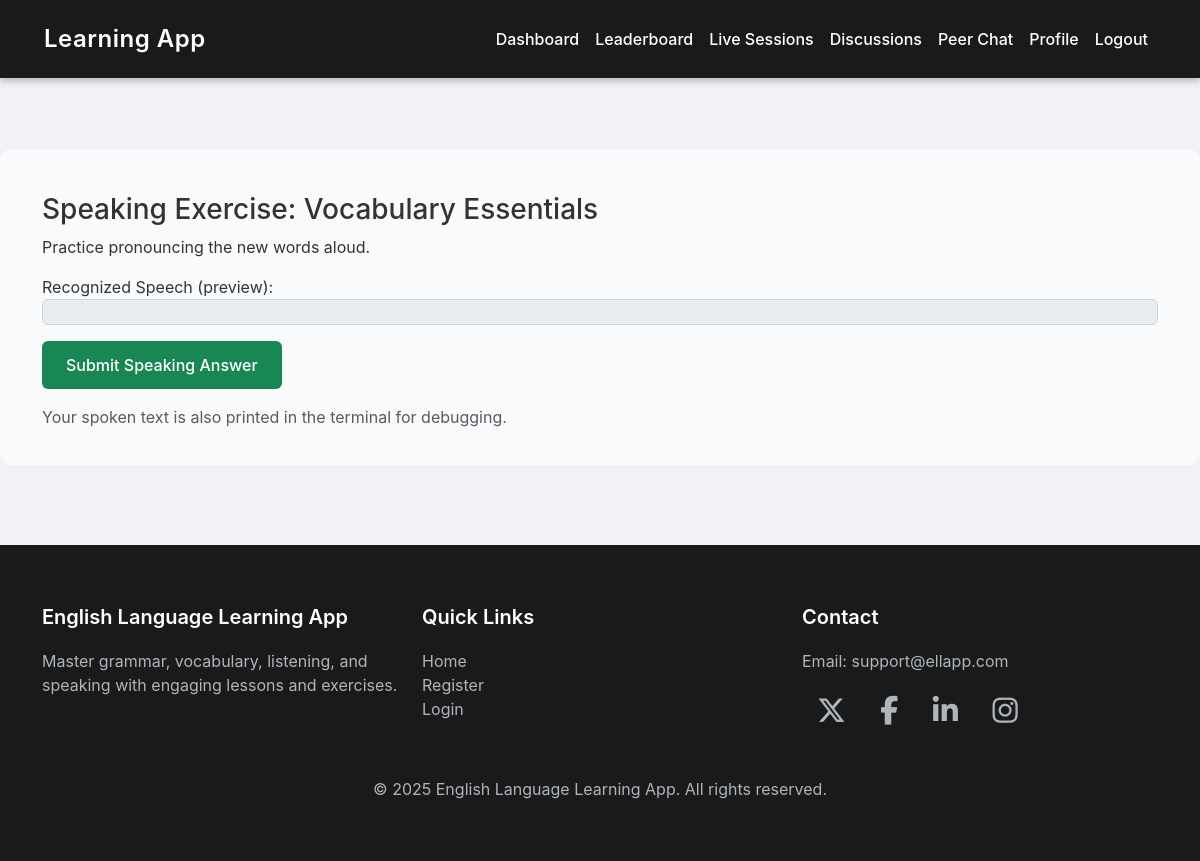
Screenshot of /exercise/8/attempt/ (signed in) with the database file from the repository.
### myapp/models.py (models this page shows, shortened)
class Exercise(models.Model):
    TYPES = [
        ('quiz', 'Quiz'),
        ('speaking', 'Speaking'),
        ('writing', 'Writing'),
        ('listening', 'Listening'),
    ]
    lesson = models.ForeignKey(Lesson, on_delete=models.CASCADE, related_name="exercises")
    type = models.CharField(max_length=20, choices=TYPES)
    instructions = models.TextField()

class Lesson(models.Model):
    SKILL_LEVELS = [
        ('beginner', 'Beginner'),
        ('intermediate', 'Intermediate'),
        ('advanced', 'Advanced'),
    ]
    CATEGORIES = [
        ('grammar', 'Grammar'),
        ('vocabulary', 'Vocabulary'),
        ('listening', 'Listening'),
        ('speaking', 'Speaking'),
    ]
    title = models.CharField(max_length=150)
    description = models.TextField()
    skill_level = models.CharField(max_length=20, choices=SKILL_LEVELS)
    category = models.CharField(max_length=20, choices=CATEGORIES)
    created_by = models.ForeignKey(
        UserRegister,
        on_delete=models.CASCADE,
        limit_choices_to={'role': 'teacher'}
    )
    created_at = models.DateTimeField(auto_now_add=True)

### myapp/views.py (the view, shortened to what this page needs)
# urls.py: path("exercise/<int:exercise_id>/attempt/", views.exercise_attempt, name="exercise_attempt"),
def exercise_attempt(request, exercise_id):
    if request.session.get("user_role") != "student":
        messages.error(request, "Unauthorized access")
        return redirect("login")
    student = get_object_or_404(UserRegister, id=request.session.get("user_id"))
    exercise = get_object_or_404(Exercise, id=exercise_id)
    if exercise.type in ["speaking", "listening"]:
        engine = pyttsx3.init()
        engine.say(exercise.instructions)
        engine.runAndWait()
        spoken_text = ""
        feedback = ""
        if exercise.type == "speaking":
            recognizer = sr.Recognizer()
            mic = sr.Microphone()
            with mic as source:
                recognizer.adjust_for_ambient_noise(source)
                audio = recognizer.listen(source)
                try:
                    spoken_text = recognizer.recognize_google(audio)
                except (sr.UnknownValueError, sr.RequestError):
                    spoken_text = ""
        template = "student/exercise_speaking.html" if exercise.type == "speaking" else "student/exercise_listening.html"
        return render(request, template, {"exercise": exercise, "spoken_text": spoken_text})

### templates/student/exercise_speaking.html (shortened to what this page needs)
{% extends "base.html" %}
{% block content %}
<div class="container mt-4">
    <h3>Speaking Exercise: {{ exercise.lesson.title }}</h3>
    <p>{{ exercise.instructions }}</p>
    <form method="post">
        <div class="mb-3">
            <label>Recognized Speech (preview):</label>
            <p class="form-control" style="background-color:#e9ecef;">{{ spoken_text }}</p>
        </div>
        <button type="submit" class="btn btn-success">Submit Speaking Answer</button>
    </form>
    <p class="text-muted mt-3">Your spoken text is also printed in the terminal for debugging.</p>
</div>
{% endblock %}

### templates/base.html (style rules this page uses)
body { background-color: #f0f2f5; font-family: 'Inter', -apple-system, BlinkMacSystemFont, sans-serif; color: #333; }
.form-control { width: 100%; padding: 12px; font-size: 1rem; border: 1px solid #ced4da; border-radius: 6px; background-color: #f8f9fa; color: #333; transition: border-color 0.3s ease, box-shadow 0.3s ease; }
.form-control::placeholder { color: #6c757d; opacity: 0.7; }
.btn { padding: 12px 24px; font-size: 1rem; font-weight: 500; border-radius: 6px; border: none; cursor: pointer; transition: background-color 0.3s ease, transform 0.2s ease; }

### rows the page displays
Exercise: lesson "Vocabulary Essentials", instructions "Practice pronouncing the new words aloud."
